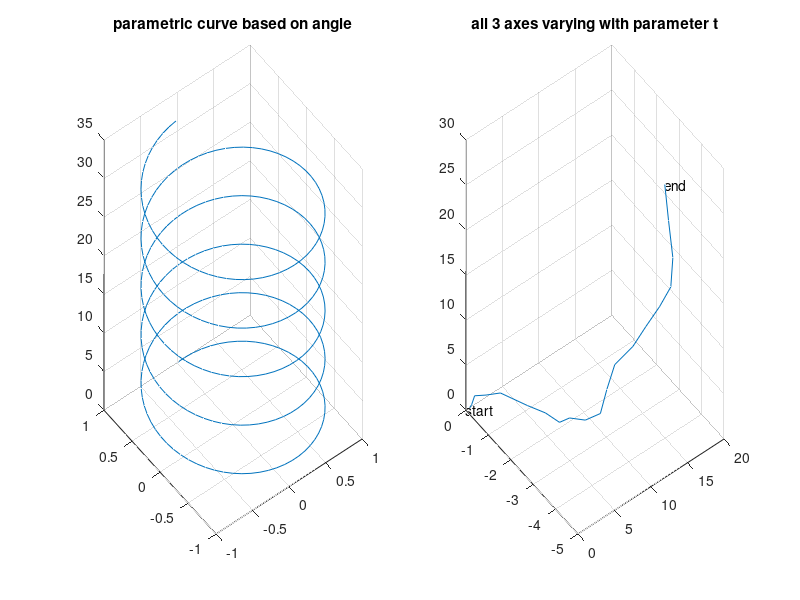

This figure's MATLAB source:
% Listing 11-6 - Linear parametric 3-D plots
clear
clc
close all

 subplot(1, 2, 1)
 theta = 0:0.1:10.*pi;
 plot3(sin(theta),cos(theta),theta)
 title('parametric curve based on angle');
 grid on

 subplot(1, 2, 2)
 N = 20;
 dvx = rand(1, N) - 0.5  % random v changes
 dvy = rand(1, N) - 0.5
 dvz = rand(1, N) - 0.5
 vx = cumsum(dvx);       % integrate to get v
 vy = cumsum(dvy);
 vz = cumsum(dvz);
 x = cumsum(vx);         % integrate to get pos
 y = cumsum(vy);
 z = cumsum(vz);
 plot3(x,y,z)
 grid on
 title('all 3 axes varying with parameter t')
 text(0,0,0,'start');
 text(x(N),y(N),z(N),'end');

